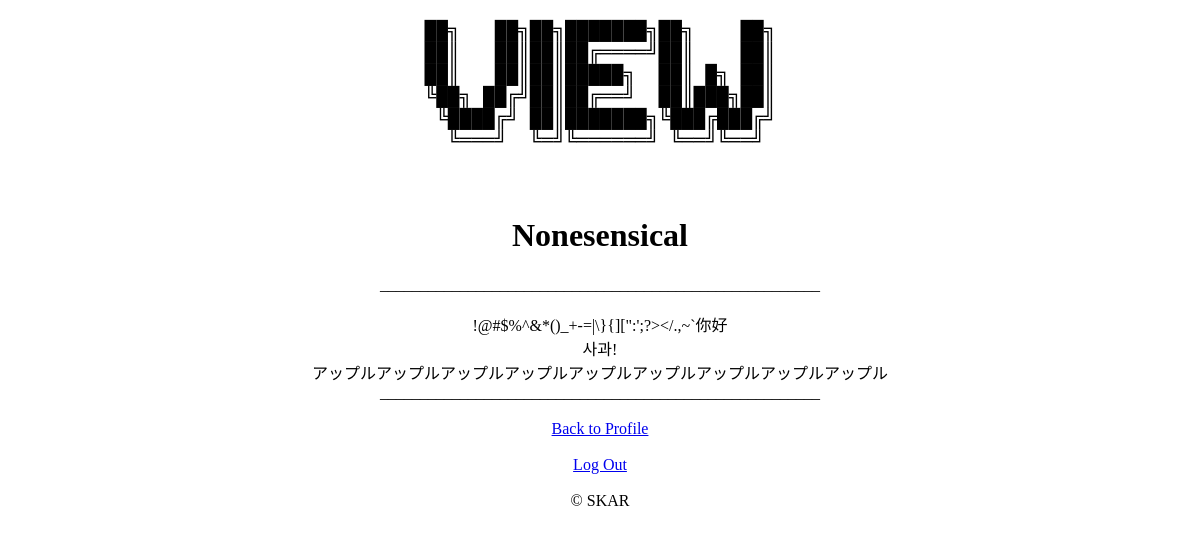
Before: /view?story=Nonesensical (signed in) with the older database file.
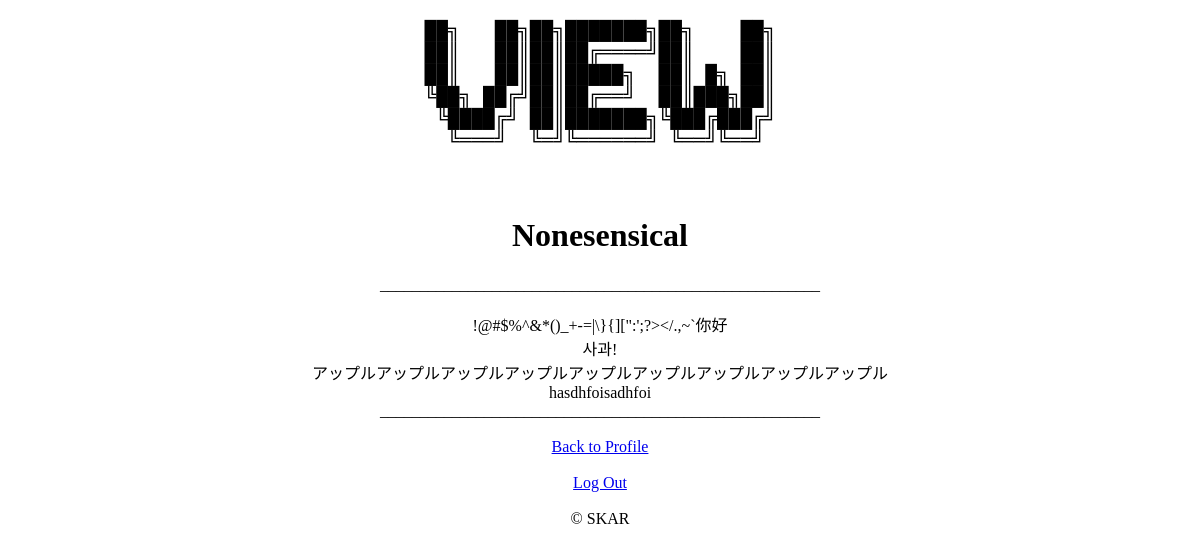
After: the same page with the newer database file.
### tables this page shows
CREATE TABLE stories(name TEXT, username TEXT, contrib TEXT);

### app.py (the view)
@app.route('/view')
def view():
    storyname = ''
    try:
        storyname = request.args['story']
    except:
        return redirect("/profile")
    storycontent = ''
    if 'user' in session:
        if storyname in story.getStories(session['user']):
            storycontent = story.getFull(storyname)
    else:
        storycontent = story.getLast(storyname)
    return render_template('view.html', story = storyname, content = storycontent)

### util/story.py (called while the page is built)
def getStories(username):
    db = sqlite3.connect("data/info.db")
    c = db.cursor()
    c.execute("SELECT name FROM stories WHERE username = ?", (username,))
    rows = c.fetchall()
    output = set()
    for i in rows:
        output.add(i[0])
    db.close()
    return(output)

def getFull(storyname):
    db = sqlite3.connect("data/info.db")
    c = db.cursor()
    output = []
    for i in c.execute("SELECT contrib FROM stories WHERE name = ? ORDER BY ROWID;",(storyname,)):
        output.append(i[0]) #Adds all entries of a story in order of insertion to an output string
    if output == []:
        db.close()
        return ['Story does not exist'] #Returned if no story found
    db.close()
    return output

### templates/view.html (shortened to what this page needs)
{% extends 'basetemplate.html' %}
{% block body %}
<center>
    <h2>
        <pre>
██╗   ██╗██╗███████╗██╗    ██╗
██║   ██║██║██╔════╝██║    ██║
██║   ██║██║█████╗  ██║ █╗ ██║
╚██╗ ██╔╝██║██╔══╝  ██║███╗██║
 ╚████╔╝ ██║███████╗╚███╔███╔╝
 ╚═══╝  ╚═╝╚══════╝ ╚══╝╚══╝
        </pre>
    </h2>
    <h1>
        {{ story }}
    </h1>
    _______________________________________________________
</center>
<br>
<center>
  {% for each in content %}
      {{each}}<br>
  {% endfor %}
  _______________________________________________________
  <br><br>
  <a href = '/profile'>Back to Profile</a>
  <br><br>
</center>
{% endblock %}

### templates/basetemplate.html (shortened to what this page needs)
<!DOCTYPE html>
<html>
  <head>
  </head>
  <body>
    {% block body %}
    {% endblock %}
  </body>
  <footer>
    {% block logout %}
      <center><a href = '/logout'>Log Out</a></center>
    {% endblock %}
    {% block footer %}
    <br>
      <center> &copy; SKAR </center>
    {% endblock %}
  </footer>
</html>

Changed rows visible on the page:
added stories: contrib "hasdhfoisadhfoi"
